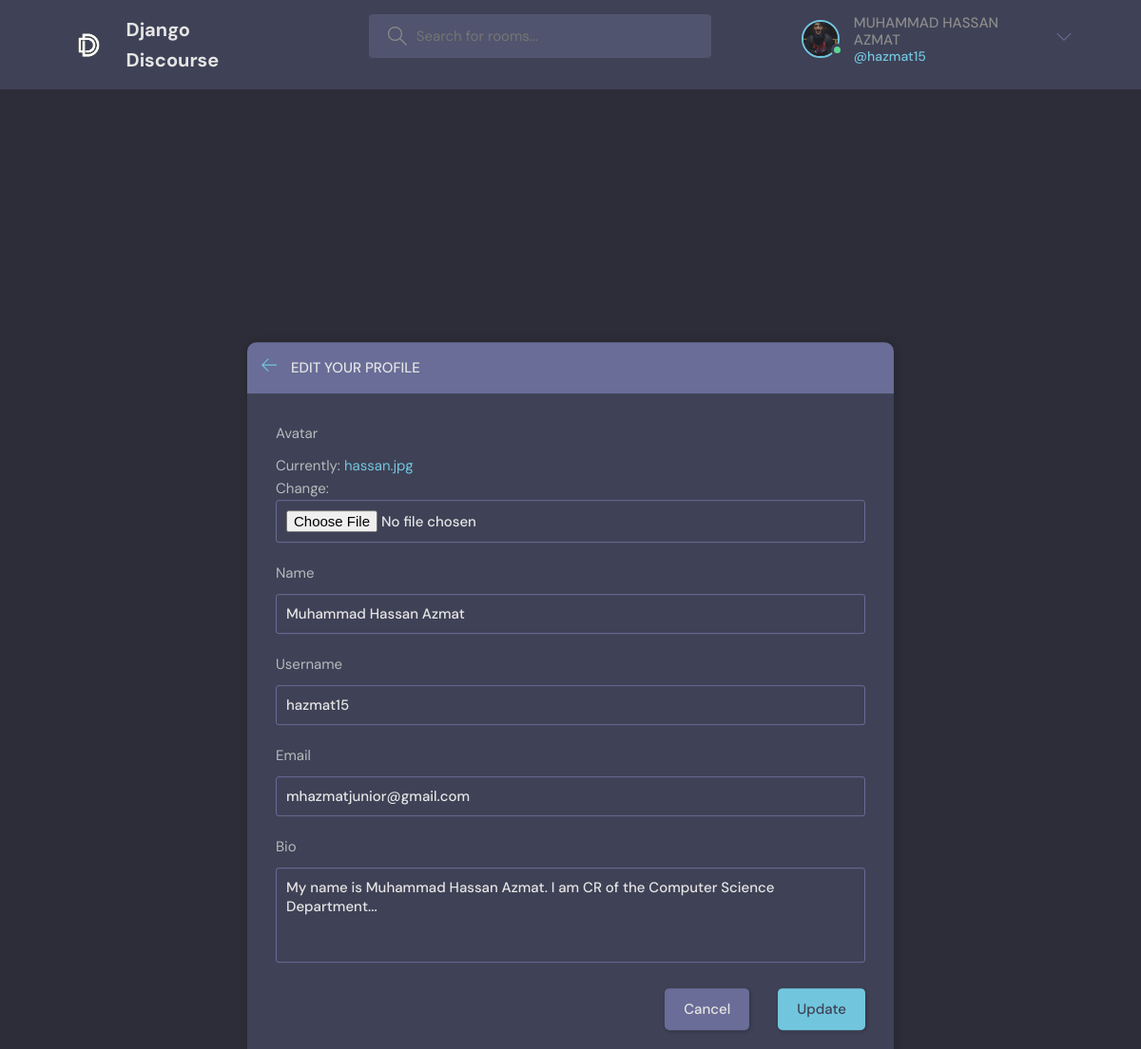
Page /update-user/ (signed in) on the committed database.
### chat/models.py (models this page shows)
class User(AbstractUser):
    name = models.CharField(max_length=200,null=True)
    email = models.EmailField(unique=True,null=True)
    bio = models.TextField(null=True)
    avatar = models.ImageField(null=True,default="avatar.svg")
    USERNAME_FIELD = 'email'
    REQUIRED_FIELDS = []

### chat/views.py (the view)
# urls.py: path('update-user/',views.updateUser,name="update-user"),
def updateUser(request):
    user = request.user
    form = UserForm(instance=user)
    if request.method == 'POST':
        form = UserForm(request.POST,request.FILES, instance=user)
        if form.is_valid():
            form.save()
            return redirect('userprofile',pk = user.id)
    context = {'form' : form,'page' : 'Update Profile'}
    return render(request,'chat/update-user.html',context)

### chat/forms.py
class UserForm(ModelForm):
    class Meta:
        model  = User
        fields = ['avatar','name','username','email','bio']

### chat/templates/chat/update-user.html (shortened to what this page needs)
{% extends "base.html" %}
{% block content %}
<main class="update-account layout">
  <div class="container">
    <div class="layout__box">
      <div class="layout__boxHeader">
        <div class="layout__boxTitle">
          <a href="{% url 'home' %}">
            <svg version="1.1" xmlns="http://www.w3.org/2000/svg" width="32" height="32" viewBox="0 0 32 32">
              <title>arrow-left</title>
              <path
                d="M13.723 2.286l-13.723 13.714 13.719 13.714 1.616-1.611-10.96-10.96h27.625v-2.286h-27.625l10.965-10.965-1.616-1.607z">
              </path>
            </svg>
          </a>
          <h3>Edit your profile</h3>
        </div>
      </div>
      <div class="layout__body">
        <form class="form" method="POST" action="" enctype="multipart/form-data">
          {% for field in form %}
          <div class="form__group">
            <label for="profile_pic">{{field.label}}</label>
            {{field}}
          </div>
          {% endfor %}
          <div class="form__action">
            <a class="btn btn--dark" href="{% url 'home' %}">Cancel</a>
            <button class="btn btn--main" type="submit">Update</button>
          </div>
        </form>
      </div>
    </div>
  </div>
</main>
{% endblock %}

### templates/navbar.html (shortened to what this page needs)
{% load static %}
<header class="header header--loggedIn">
    <div class="container">
      <a href="{% url 'home' %}" class="header__logo">
        <img style="mix-blend-mode:lighten;height: 39px;width: 39px;" src="{% static 'images/DD.jpg' %}" />
        <h1>Django Discourse</h1>
      </a>
      <form class="header__search" method="GET" action="{% url 'home' %}">
        <label>
          <input name="q" placeholder="Search for rooms..." />
        </label>
      </form>
      <nav class="header__menu">
        {% if request.user.is_authenticated %}
        <div class="header__user">
          <a href="{% url 'userprofile' request.user.id %}">
            <div class="avatar avatar--medium active">
              <img src="{{request.user.avatar.url}}" />
            </div>
            <p style="text-transform: uppercase;">{{ request.user.name }} <span style="text-transform: none;">@{{ request.user.username}}</span></p>
          </a>
          <button class="dropdown-button">
            <svg version="1.1" xmlns="http://www.w3.org/2000/svg" width="32" height="32" viewBox="0 0 32 32">
              <title>chevron-down</title>
              <path d="M16 21l-13-13h-3l16 16 16-16h-3l-13 13z"></path>
            </svg>
          </button>
        </div>
        {% else %}
        <a href="{% url 'loginpage' %}">
          <img src="{% static 'images/avatar.svg' %}" />
          <p>Login</p>
        </a>
        {% endif %}
      </nav>
    </div>
  </header>

### chat/templates/chat/update-user.html (style rules this page uses)
@media (min-width: 768px) { .layout__box { margin-top:155px ; } }

### rows in the picture
User: user.avatar (picture), user.name "MUHAMMAD HASSAN AZMAT", user.username "hazmat15", form "Muhammad Hassan Azmat" "hazmat15" "mhazmatjunior@gmail.com" "My name is Muhammad Hassan Azmat. I am CR of the Computer Science Department..."

### other values in the picture
{{ field.label }} "Avatar" "Name" "Username" "Email" "Bio"
